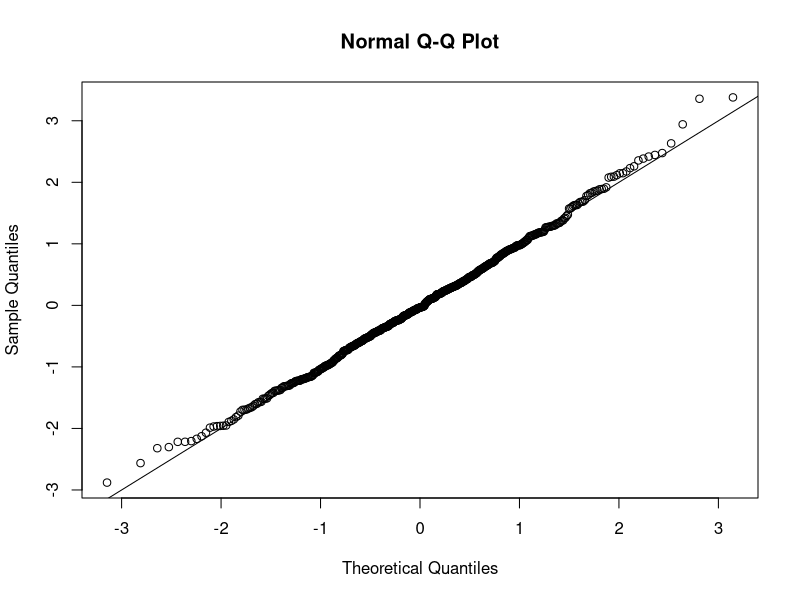
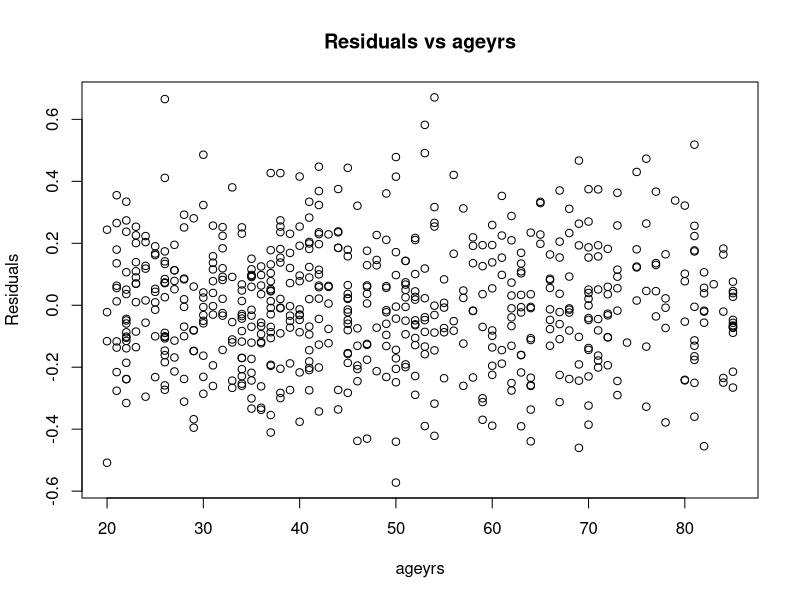
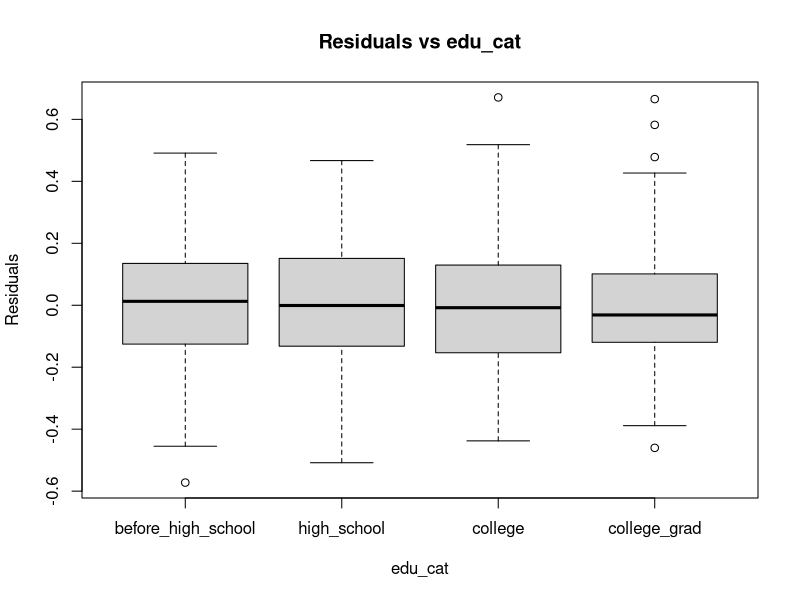
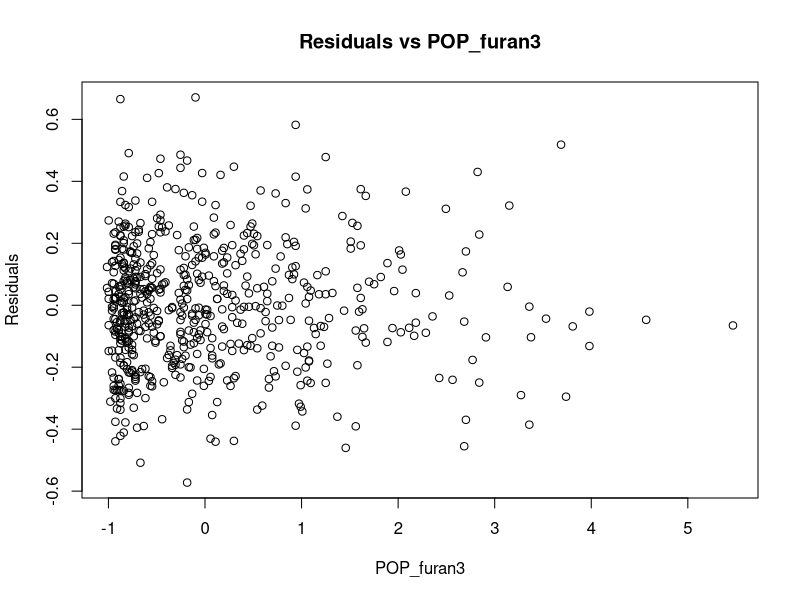
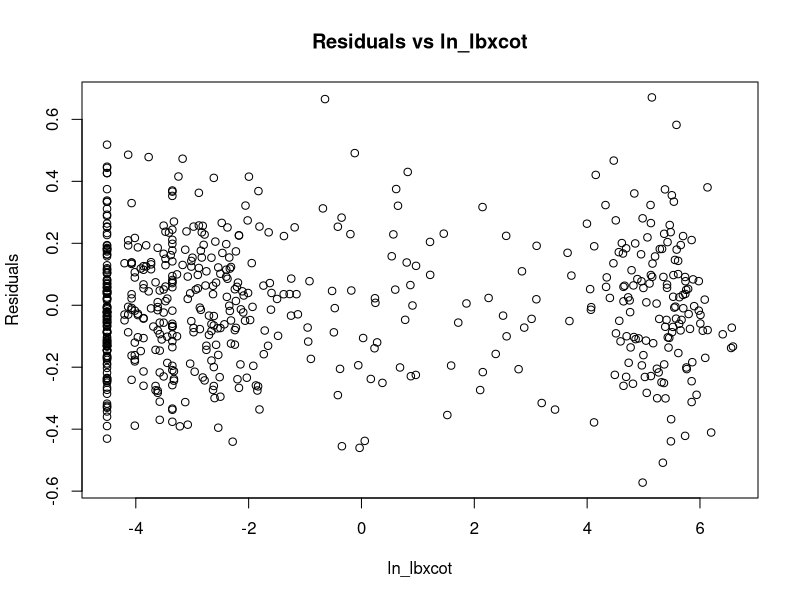
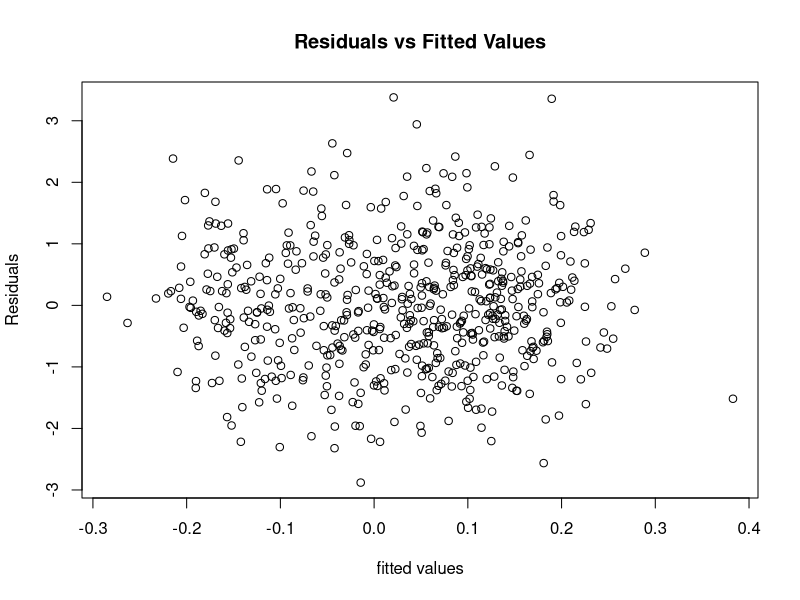

Recreate these plots in R, in order. (Note: this script raises an error after producing the figures.)
library(glmnet)
library(corrplot)
library(car)
pollutants_original <- read.csv("pollutants.csv", header = TRUE)
N <- nrow(pollutants_original)


#==== explorotary data analysis
num_smokenow <- length(which(pollutants_original$smokenow == 1))
num_nosmokenow <- nrow(pollutants_original) - num_smokenow
print(num_smokenow / N)

num_smoked <- length(which(pollutants_original$yrssmoke > 0))
num_nosmoked <- N - num_smoked
print(num_smoked / N)

# drop the first column, which is just indices
pollutants <- pollutants_original[-1]

# drop a white cell pct due to perfect linearity
pollutants <- pollutants[!colnames(pollutants) %in% c('eosinophils_pct')]

# standardize all POP covariates
for (i in 1:11) {
  i_colname <- paste0('POP_PCB', i)
  pollutants[i_colname] <- (pollutants[[i_colname]] - mean(pollutants[[i_colname]])) / sd(pollutants[[i_colname]])
}
for (i in 1:3) {
  i_colname <- paste0('POP_dioxin', i)
  pollutants[i_colname] <- (pollutants[[i_colname]] - mean(pollutants[[i_colname]])) / sd(pollutants[[i_colname]])
}
for (i in 1:4) {
  i_colname <- paste0('POP_furan', i)
  pollutants[i_colname] <- (pollutants[[i_colname]] - mean(pollutants[[i_colname]])) / sd(pollutants[[i_colname]])
}

# deal with categorical covariates
gender_list <- c('female', 'male')
edu_list <- c('before_high_school', 'high_school', 'college', 'college_grad')
eth_list <- c('other', 'mexi_us', 'nonhisp_black', 'nonhisp_white')
smoke_list <- c('no', 'yes')

gender <- gender_list[pollutants$male + 1]
education <- edu_list[pollutants$edu_cat]
race <- eth_list[pollutants$race_cat]
smoke_now <- smoke_list[pollutants$smokenow + 1]

pollutants$male <- factor(gender, levels=gender_list)
pollutants$edu_cat <- factor(education, levels=edu_list)
pollutants$race_cat <- factor(race, levels=eth_list)
pollutants$smokenow <- factor(smoke_now, levels=smoke_list)

# basic data manipulation complete


#==== train test split
set.seed(57)
# 70% - 30% split
sampleTrain <- sample(1:N, round(N*0.7,0), replace = FALSE)

dataTrain <- pollutants[sampleTrain,]
dataTest <- pollutants[-sampleTrain,]


#====
# test the selection algorithms using cross validation (steps 5 and 6 in section 4 of the report)
Ntrain <- nrow(dataTrain)
kfold <- 11  # 11 because Ntrain is divisible by 11, and 11 is close to the convention of 10-fold CV
dataTrain_original <- dataTrain
dataTrain_original$index <- rep(1:kfold, each=Ntrain/kfold)

# forward selection using AIC and store them in a matrix
selection_mat <- matrix(0, nrow=length(colnames(dataTrain)) + 6, ncol=kfold)  # +6 to rownum bc of categorical covariates
pval_mat <- matrix(0, nrow=length(colnames(dataTrain)) + 6, ncol=kfold)
mat_rownames <- c(colnames(dataTrain), c("edu_cathigh_school", "edu_catcollege", "edu_catcollege_grad", 
                                          "race_catmaxi_us", "race_catnonhisp_black", "race_catnonhisp_white"))
row.names(selection_mat) <- mat_rownames
row.names(pval_mat) <- mat_rownames

# keep track of the MSPE of each fold and storing them
mspe_fAIC <- rep(NA, kfold)
for (i in 1:kfold) {
  print(paste0("i = ", i))
  train.ind <- which(dataTrain_original$index != i)
  
  M0 <- lm(length ~ 1, data=dataTrain[train.ind, ]) # empty model
  Mstart <- M0
  Mfull <- lm(length ~ ., data=dataTrain[train.ind, ]) # full model with no selection
  i_MfwdAIC <- step(object = M0, scope = list(lower = M0, upper = Mfull), 
                     trace = FALSE, direction = "forward", k = 2)
  i_coef_df <- data.frame(summary(i_MfwdAIC)$coefficients)
  selection_mat[mat_rownames %in% row.names(i_coef_df), i] <- 1  # indicator of which covariates are selected
  for (j in 2:dim(i_coef_df)[1]) {  # store the p-values of selected covariates in the matrix
    pval_mat[row.names(i_coef_df)[j] == mat_rownames, i] <- i_coef_df[j, "Pr...t.."]
  }
  print(row.names(summary(i_MfwdAIC)$coefficients))

  # compute the MPSE of the i-th fold
  i_newdata <- dataTrain[-train.ind, ]
  i_y <- dataTrain$length[-train.ind]
  
  i_res <- i_y - predict(i_MfwdAIC, newdata=i_newdata)
  mspe_fAIC[i] <- mean(i_res^2)
}
avgMSPE_fAIC <- mean(mspe_fAIC)
write.csv(data.frame(pval_mat), "fwdAIC_pval.csv")
write.csv(data.frame(selection_mat), "fwdAIC_indicator.csv")


# repeat all of the above for the remaining five model selection algorithms
# backward elimination using AIC and store them in a matrix
selection_mat <- matrix(0, nrow=length(colnames(dataTrain)) + 6, ncol=kfold)  # +6 to rownum bc of categorical covariates
pval_mat <- matrix(0, nrow=length(colnames(dataTrain)) + 6, ncol=kfold)
mat_rownames <- c(colnames(dataTrain), c("edu_cathigh_school", "edu_catcollege", "edu_catcollege_grad", 
                                          "race_catmaxi_us", "race_catnonhisp_black", "race_catnonhisp_white"))
row.names(selection_mat) <- mat_rownames
row.names(pval_mat) <- mat_rownames

mspe_bAIC <- rep(NA, kfold)
for (i in 1:kfold) {
  print(paste0("i = ", i))
  train.ind <- which(dataTrain_original$index != i)
  
  M0 <- lm(length ~ 1, data=dataTrain[train.ind, ])
  Mstart <- M0
  Mfull <- lm(length ~ ., data=dataTrain[train.ind, ])
  i_MbckAIC <- step(object = Mfull, scope = list(lower = M0, upper = Mfull), 
                    trace = FALSE, direction = "back", k = 2)
  i_coef_df <- data.frame(summary(i_MbckAIC)$coefficients)
  selection_mat[mat_rownames %in% row.names(i_coef_df), i] <- 1
  for (j in 2:dim(i_coef_df)[1]) {
    pval_mat[row.names(i_coef_df)[j] == mat_rownames, i] <- i_coef_df[j, "Pr...t.."]
  }
  print(row.names(summary(i_MbckAIC)$coefficients))
  i_newdata <- dataTrain[-train.ind, ]
  i_y <- dataTrain$length[-train.ind]
  
  i_res <- i_y - predict(i_MbckAIC, newdata=i_newdata)
  mspe_bAIC[i] <- mean(i_res^2)
}
write.csv(data.frame(pval_mat), "bckAIC_pval.csv")
write.csv(data.frame(selection_mat), "bckAIC_indicator.csv")


# stepwise selection using AIC and store them in a matrix
selection_mat <- matrix(0, nrow=length(colnames(dataTrain)) + 6, ncol=kfold)  # +6 to rownum bc of categorical covariates
pval_mat <- matrix(0, nrow=length(colnames(dataTrain)) + 6, ncol=kfold)
mat_rownames <- c(colnames(dataTrain), c("edu_cathigh_school", "edu_catcollege", "edu_catcollege_grad", 
                                          "race_catmaxi_us", "race_catnonhisp_black", "race_catnonhisp_white"))
row.names(selection_mat) <- mat_rownames
row.names(pval_mat) <- mat_rownames

mspe_sAIC <- rep(NA, kfold)
for (i in 1:kfold) {
  print(paste0("i = ", i))
  train.ind <- which(dataTrain_original$index != i)
  
  M0 <- lm(length ~ 1, data=dataTrain[train.ind, ])
  Mstart <- M0
  Mfull <- lm(length ~ ., data=dataTrain[train.ind, ])
  i_MstepAIC <- step(object = Mstart, scope = list(lower = M0, upper = Mfull), 
                    trace = FALSE, direction = "both", k = 2)
  i_coef_df <- data.frame(summary(i_MstepAIC)$coefficients)
  selection_mat[mat_rownames %in% row.names(i_coef_df), i] <- 1
  for (j in 2:dim(i_coef_df)[1]) {
    pval_mat[row.names(i_coef_df)[j] == mat_rownames, i] <- i_coef_df[j, "Pr...t.."]
  }
  print(row.names(summary(i_MstepAIC)$coefficients))
  i_newdata <- dataTrain[-train.ind, ]
  i_y <- dataTrain$length[-train.ind]
  
  i_res <- i_y - predict(i_MstepAIC, newdata=i_newdata)
  mspe_sAIC[i] <- mean(i_res^2)
}
write.csv(data.frame(pval_mat), "stepAIC_pval.csv")
write.csv(data.frame(selection_mat), "stepAIC_indicator.csv")


# stepwise selection using BIC and store them in a matrix
selection_mat <- matrix(0, nrow=length(colnames(dataTrain)) + 6, ncol=kfold)  # +6 to rownum bc of categorical covariates
pval_mat <- matrix(0, nrow=length(colnames(dataTrain)) + 6, ncol=kfold)
mat_rownames <- c(colnames(dataTrain), c("edu_cathigh_school", "edu_catcollege", "edu_catcollege_grad", 
                                          "race_catmaxi_us", "race_catnonhisp_black", "race_catnonhisp_white"))
row.names(selection_mat) <- mat_rownames
row.names(pval_mat) <- mat_rownames

mspe_sBIC <- rep(NA, kfold)
for (i in 1:kfold) {
  print(paste0("i = ", i))
  train.ind <- which(dataTrain_original$index != i)
  
  M0 <- lm(length ~ 1, data=dataTrain[train.ind, ])
  Mstart <- M0
  Mfull <- lm(length ~ ., data=dataTrain[train.ind, ])
  i_MstepBIC <- step(object = Mstart, scope = list(lower = M0, upper = Mfull), 
                     trace = FALSE, direction = "both", k = log(length(train.ind)))
  i_coef_df <- data.frame(summary(i_MstepBIC)$coefficients)
  selection_mat[mat_rownames %in% row.names(i_coef_df), i] <- 1
  for (j in 2:dim(i_coef_df)[1]) {
    pval_mat[row.names(i_coef_df)[j] == mat_rownames, i] <- i_coef_df[j, "Pr...t.."]
  }
  print(row.names(summary(i_MstepBIC)$coefficients))
  i_newdata <- dataTrain[-train.ind, ]
  i_y <- dataTrain$length[-train.ind]
  
  i_res <- i_y - predict(i_MstepBIC, newdata=i_newdata)
  mspe_sBIC[i] <- mean(i_res^2)
}
write.csv(data.frame(pval_mat), "stepBIC_pval.csv")
write.csv(data.frame(selection_mat), "stepBIC_indicator.csv")


# backward elimination using BIC and store them in a matrix
selection_mat <- matrix(0, nrow=length(colnames(dataTrain)) + 6, ncol=kfold)  # +6 to rownum bc of categorical covariates
pval_mat <- matrix(0, nrow=length(colnames(dataTrain)) + 6, ncol=kfold)
mat_rownames <- c(colnames(dataTrain), c("edu_cathigh_school", "edu_catcollege", "edu_catcollege_grad", 
                                          "race_catmaxi_us", "race_catnonhisp_black", "race_catnonhisp_white"))
row.names(selection_mat) <- mat_rownames
row.names(pval_mat) <- mat_rownames

mspe_bBIC <- rep(NA, kfold)
for (i in 1:kfold) {
  print(paste0("i = ", i))
  train.ind <- which(dataTrain_original$index != i)
  
  M0 <- lm(length ~ 1, data=dataTrain[train.ind, ])
  Mstart <- M0
  Mfull <- lm(length ~ ., data=dataTrain[train.ind, ])
  i_MbckBIC <- step(object = Mfull, scope = list(lower = M0, upper = Mfull), 
                     trace = FALSE, direction = "backward", k = log(length(train.ind)))
  i_coef_df <- data.frame(summary(i_MbckBIC)$coefficients)
  selection_mat[mat_rownames %in% row.names(i_coef_df), i] <- 1
  for (j in 2:dim(i_coef_df)[1]) {
    pval_mat[row.names(i_coef_df)[j] == mat_rownames, i] <- i_coef_df[j, "Pr...t.."]
  }
  print(row.names(summary(i_MbckBIC)$coefficients))
  i_newdata <- dataTrain[-train.ind, ]
  i_y <- dataTrain$length[-train.ind]
  
  i_res <- i_y - predict(i_MbckBIC, newdata=i_newdata)
  mspe_bBIC[i] <- mean(i_res^2)
}
write.csv(data.frame(pval_mat), "bckBIC_pval.csv")
write.csv(data.frame(selection_mat), "bckBIC_indicator.csv")


# forward selection using BIC and store them in a matrix
selection_mat <- matrix(0, nrow=length(colnames(dataTrain)) + 6, ncol=kfold)  # +6 to rownum bc of categorical covariates
pval_mat <- matrix(0, nrow=length(colnames(dataTrain)) + 6, ncol=kfold)
mat_rownames <- c(colnames(dataTrain), c("edu_cathigh_school", "edu_catcollege", "edu_catcollege_grad", 
                                          "race_catmaxi_us", "race_catnonhisp_black", "race_catnonhisp_white"))
row.names(selection_mat) <- mat_rownames
row.names(pval_mat) <- mat_rownames

mspe_fBIC <- rep(NA, kfold)
for (i in 1:kfold) {
  print(paste0("i = ", i))
  train.ind <- which(dataTrain_original$index != i)
  
  M0 <- lm(length ~ 1, data=dataTrain[train.ind, ])
  Mstart <- M0
  Mfull <- lm(length ~ ., data=dataTrain[train.ind, ])
  i_MfwdBIC <- step(object = M0, scope = list(lower = M0, upper = Mfull), 
                    trace = FALSE, direction = "forward", k = log(length(train.ind)))
  i_coef_df <- data.frame(summary(i_MfwdBIC)$coefficients)
  selection_mat[mat_rownames %in% row.names(i_coef_df), i] <- 1
  for (j in 2:dim(i_coef_df)[1]) {
    pval_mat[row.names(i_coef_df)[j] == mat_rownames, i] <- i_coef_df[j, "Pr...t.."]
  }
  print(row.names(summary(i_MfwdBIC)$coefficients))
  i_newdata <- dataTrain[-train.ind, ]
  i_y <- dataTrain$length[-train.ind]
  
  i_res <- i_y - predict(i_MfwdBIC, newdata=i_newdata)
  mspe_fBIC[i] <- mean(i_res^2)
}
write.csv(data.frame(pval_mat), "fwdBIC_pval.csv")
write.csv(data.frame(selection_mat), "fwdBIC_indicator.csv")


#==== steps 5 and 6 complete

# arriving at the final model
# model3: make sense of the effect of cotinine
covariate_set3 <- c('ageyrs', 'POP_furan3', 'ln_lbxcot', 'yrssmoke', 'POP_PCB1', 'POP_PCB5', 'edu_cat')
covariate_set3 <- c('length', covariate_set3)
pollutants_set3 <- dataTrain
pollutants_set3$yrssmoke <- as.integer(pollutants_set3$yrssmoke > 0)

# make the yrssmoked covariate binary
smoke_list <- c('never_smoked', 'smoked')
smoke_now <- smoke_list[pollutants_set3$yrssmoke + 1]
pollutants_set3$yrssmoke <- factor(smoke_now, levels=smoke_list)
print(dim(pollutants_set3))

# select only a the covariates that were chosen repeatedly in steps 5 and 6
pollutants_set3 <- pollutants_set3[colnames(pollutants_set3) %in% covariate_set3]

# log transforming the response variable
pollutants_set3$length <- log(pollutants_set3$length)
model3 <- lm(length ~ ageyrs + POP_furan3 + ln_lbxcot + edu_cat + yrssmoke + yrssmoke * ln_lbxcot, 
             data=pollutants_set3)
summary(model3)

# proto_model3 shows that ln_lbxcot on its own has no statistical significance
proto_model3 <- lm(length ~ ageyrs + POP_furan3 + ln_lbxcot + edu_cat, data=pollutants_set3)
summary(proto_model3)


# in-sample cross validation of model3
kfold <- 11
model3_mpse <- rep(NA, kfold)
pollutants_set31 <- pollutants_set3
pollutants_set31$index <- rep(1:kfold, each=nrow(pollutants_set3)/kfold)
for (i in 1:kfold) {
  print(paste0("i = ", i))
  train.ind <- which(pollutants_set31$index != i)
  
  i_newdata <- dataTrain[-train.ind, ]
  i_y <- dataTrain$length[-train.ind]
  
  i_model3 <- update(model3, subset=train.ind)
  
  model3.res <- pollutants_set3$length[-train.ind] - 
    predict(i_model3, newdata = pollutants_set3[-train.ind, ])

  model3_mpse[i] <- mean(model3.res^2) 
}
print(paste0("model3 avg. MPSE:", mean(model3_mpse)))


# residual analysis of model3
reslin <- resid(model3) # raw residuals
studlin <- reslin/(sigma(model3)*sqrt(1-hatvalues(model3))) # studentized residuals

# QQ plot
qqnorm(studlin)
abline(0, 1)
# before log transform of response, the qqplot looked like a gamma distribution


# plot of residuals vs covariates
plotted_col <- "ageyrs"
plot(reslin~pollutants_set3[[plotted_col]],
     xlab=plotted_col,
     ylab="Residuals",
     main=paste0("Residuals vs ", plotted_col))
plotted_col <- "edu_cat"
plot(reslin~pollutants_set3[[plotted_col]],
     xlab=plotted_col,
     ylab="Residuals",
     main=paste0("Residuals vs ", plotted_col))
plotted_col <- "POP_furan3"
plot(reslin~pollutants_set3[[plotted_col]],
     xlab=plotted_col,
     ylab="Residuals",
     main=paste0("Residuals vs ", plotted_col))
plotted_col <- "ln_lbxcot"
plot(reslin~pollutants_set3[[plotted_col]],
     xlab=plotted_col,
     ylab="Residuals",
     main=paste0("Residuals vs ", plotted_col))

# plot of residuals against fitted values
plot(studlin~fitted(model3),
     xlab="fitted values",
     ylab="Residuals",
     main="Residuals vs Fitted Values")


# outliers analysis
# number of covariates
p <- length(model3$coefficients) - 1
pred <- predict(model3, newdata=pollutants_set3)

# check leverage
h <- hatvalues(model2)
which(h > 2* (p + 1) / N)

# DFFITS
dffits_model3 <- dffits(model3) 
## plot DFFITS
plot(dffits_model3,ylab="DFFITS") 
abline(h=2 * sqrt((p + 1) / N), lty=2)  ## add thresholds
abline(h=-2 * sqrt((p + 1) / N),lty=2)
## highlight influential points
dff_ind <- which(abs(dffits_model3) > 2 * sqrt((p + 1) / N))
points(dffits_model3[dff_ind]~dff_ind, col="red", pch=19) ## add red points
# we exclude text because it makes the chart too cluttered
# text(y=dffits_model2[dff_ind], x=dff_ind, labels=dff_ind, pos=2) ## label high influence points


# Cook's Distance

D <- cooks.distance(model3) # Cook's distance
## influential points
inf_ind <- which(pf(D, p + 1, N - p - 1, lower.tail=TRUE) > 0.5)
## plot cook's Distance
plot(D,ylab="Cook's Distance")
points(D[inf_ind]~inf_ind, col="red", pch=19) ## add red points
text(y=D[inf_ind], x=inf_ind, labels=inf_ind, pos=4) ## label high influence points


# DFBETAS
DFBETAS <- dfbetas(model3) 
dim(DFBETAS)
## beta1 (furan3)
plot(DFBETAS[, 2], type="h", xlab="Obs. Number", ylab=expression(paste("DFBETAS: ",beta[1])))
num_outliers <- length(which(abs(DFBETAS[, 2]) > 2 / sqrt(N)))
show_points <- order(-abs(DFBETAS[, 2]))[1:num_outliers] 
points(x=show_points,y=DFBETAS[show_points,2], pch=19, col="red")
text(x=show_points, y=DFBETAS[show_points,2], labels=show_points,pos=2)

## beta2 (gender)
plot(DFBETAS[,3], type="h",xlab="Obs. Number", ylab=expression(paste("DFBETAS: ",beta[2])))
num_outliers <- length(which(abs(DFBETAS[, 3]) > 2 / sqrt(N)))
show_points <- order(-abs(DFBETAS[, 3]))[1:num_outliers] 
points(x=show_points,y=DFBETAS[show_points,3], pch=19, col="red")
text(x=show_points, y=DFBETAS[show_points, 3], labels=show_points, pos=4)

## beta3 (age)
plot(DFBETAS[, 4], type="h",xlab="Obs. Number", ylab=expression(paste("DFBETAS: ", beta[3])))
num_outliers <- length(which(abs(DFBETAS[, 4]) > 2 / sqrt(N)))
show_points <- order(-abs(DFBETAS[, 4]))[1:num_outliers] 
points(x=show_points,y=DFBETAS[show_points, 4], pch=19, col="red")
text(x=show_points, y=DFBETAS[show_points, 4], labels=show_points, pos=4)

## rule of thumb
which(abs(DFBETAS[, 2]) > 2 / sqrt(N))  # furan3
which(abs(DFBETAS[, 3]) > 2 / sqrt(N))  # gender
which(abs(DFBETAS[, 4]) > 2 / sqrt(N))  # ageyrs


#==== we select model3 to apply to the testing set
pollutants_set3_test <- dataTest
pollutants_set3_test$yrssmoke <- as.integer(pollutants_set3_test$yrssmoke > 0)
pollutants_set3_test$length <- log(pollutants_set3_test$length)

smoke_list <- c('never_smoked', 'smoked')
smoke_now <- smoke_list[pollutants_set3_test$yrssmoke + 1]
pollutants_set3_test$yrssmoke <- factor(smoke_now, levels=smoke_list)
print(dim(pollutants_set3_test))

testing_origin <- pollutants_set3_test$length
testing_pred <- predict(model3, newdata=pollutants_set3_test)
model3_test_res <- testing_origin - testing_pred
print(paste0("testing MPSE for model3 is ", mean(model3_test_res^2)))


# baseline models compared to model3
baseline_data <- dataTrain
baseline_data$yrssmoke <- as.integer(baseline_data$yrssmoke > 0)
smoke_list <- c('never_smoked', 'smoked')
smoke_now <- smoke_list[baseline_data$yrssmoke + 1]
baseline_data$yrssmoke <- factor(smoke_now, levels=smoke_list)

baseline_data$length <- log(baseline_data$length)
m0 <- lm(baseline_data$length ~ 1)
mfull <- lm(length ~ ., data=baseline_data)
summary(m0)
summary(mfull)

m0_testing_pred <- predict(m0, newdata=pollutants_set3_test)
m0_test_res <- testing_origin - m0_testing_pred
mfull_testing_pred <- predict(mfull, newdata=pollutants_set3_test)
mfull_test_res <- testing_origin - mfull_testing_pred

print(paste0("testing MPSE for m0 is ", mean(m0_test_res^2)))
print(paste0("testing MPSE for mfull is ", mean(mfull_test_res^2)))


# PCB1, 5 have high correlations with furan3

summary(lm(POP_PCB1 ~ POP_PCB5 + POP_furan3 + edu_cat + ln_lbxcot + ageyrs, data=pollutants_original))
summary(lm(POP_PCB5 ~ POP_PCB1 + POP_furan3 + edu_cat + ln_lbxcot + ageyrs, data=pollutants_original))
summary(lm(POP_furan3 ~ edu_cat + ln_lbxcot + ageyrs, data=pollutants_original))
summary(lm(POP_PCB5 ~ POP_PCB1, data=pollutants_original))
summary(lm(POP_PCB1 ~ POP_furan3, data=pollutants_original))
summary(lm(POP_PCB5 ~ POP_furan3, data=pollutants_original))
